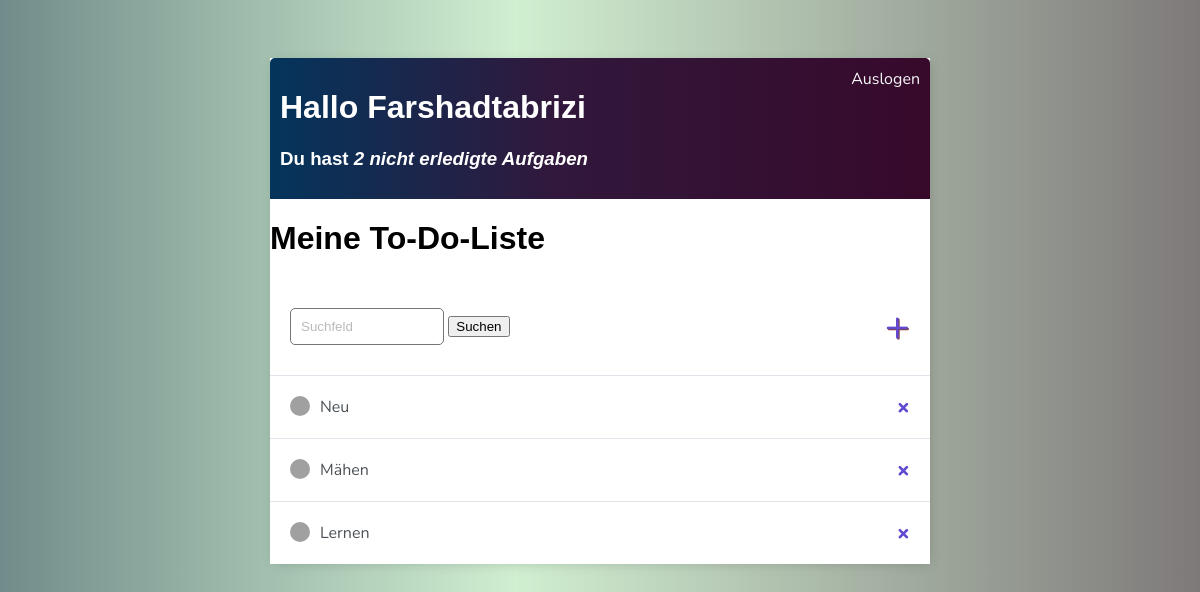
Before: / (signed in) with the older database file.
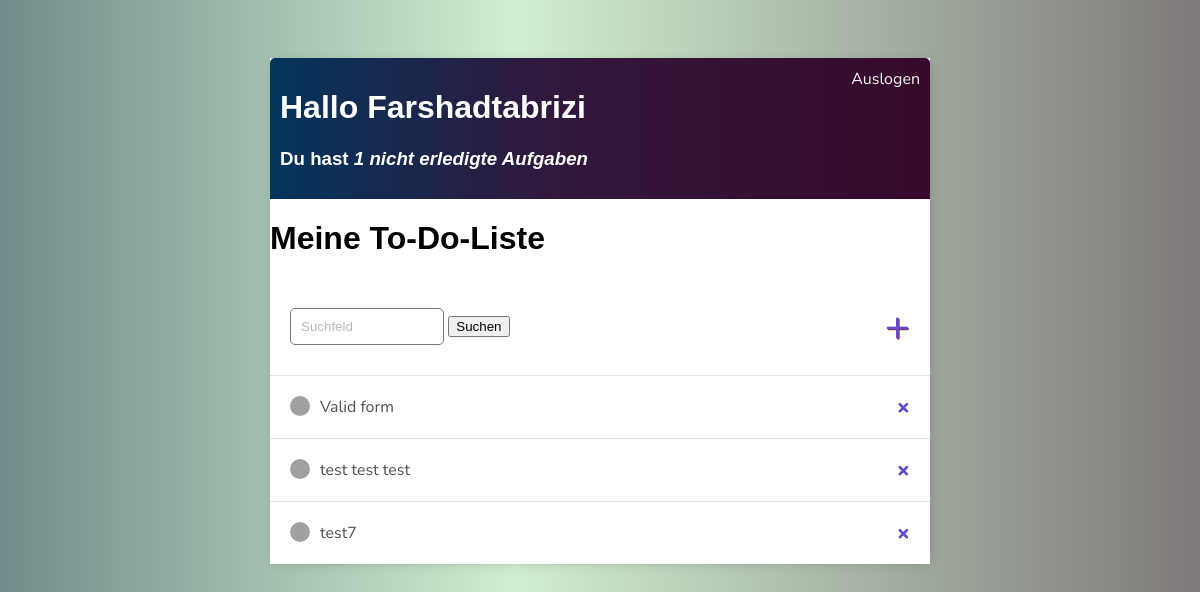
After: the same page with the newer database file.
### todo/models.py (models this page shows)
class Task(models.Model):
    user = models.ForeignKey(User, on_delete=models.CASCADE, null=True, blank=True)
    title = models.CharField(max_length=200, null=True)
    description = models.TextField(null=True, blank=True)
    completed = models.BooleanField(default=False)
    created = models.DateTimeField(auto_now_add=True)
    def __str__(self):
        return self.title
    class Meta:
        ordering = ['created']

### todo/views.py (the view)
# urls.py: path('', TaskListView.as_view(), name='task-list'),
class TaskListView(LoginRequiredMixin, ListView):
    model = Task
    context_object_name = 'task'
    def get_context_data(self, **kwargs):
        context = super().get_context_data(**kwargs)
        context['task'] = context['task'].filter(user=self.request.user)
        context['count'] = context['task'].filter(completed=False).count()
        return context

### todo/templates/todo/task_list.html
{% extends 'main.html' %}
{%  block content %}
<div class="header-bar">
    <div>
        <h1> Hallo {{ request.user| title }}</h1>
        <h3>Du hast <i>{{ count }} nicht erledigte Aufgaben</i></h3>
    </div>
    {% if request.user.is_authenticated %}
    <a href="{% url 'login' %}">Auslogen</a>
</div>
{% else %}
    <a href="{% url 'login' %}">Einlogen</a>
{% endif %}
<h1>Meine To-Do-Liste</h1>
<div id="search-add-wrapper">
    <form action="" methid="get">
    <input type="text" name="search-area" placeholder="Suchfeld">
    <input type="submit" value="Suchen">
</form>
    <a id="add-link" href="{% url 'task-create' %}">&#x2b;</a>
</div>
<div class="task-items-wrapper">
    {% for task in task %}
    <div class="task-wrapper">
        {% if task.complete %}
        <div class="task-title">
            <div class="task-complete-icon"></div>
            <i><s><a href="{% url 'task-update' task.id%}">{{ task }}</a></s></i>
        </div>
        <a class="delete-link" href="{% url 'task-delete' task.id %}">&#215;</a>
        {% else %}
        <div class="task-title">
            <div class="task-incomplete-icon"></div>
            <a href="{% url 'task-update' task.id%}">{{ task }}</a>
        </div>
        <a class="delete-link" href="{% url 'task-delete' task.id %}">&#215;</a>
        {% endif %}
    </div>
    {% empty %}
    <h3>No items in list</h3>
    <a href="{% url 'task-create' %}">Add New Item</a>
    {% endfor %}
</div>
{%  endblock content %}

### todo/templates/main.html (shortened to what this page needs)
<!doctype html>
<html lang="en">
<head>
</head>
<body>
    <div class="container">
        {% block content %}
        {% endblock content %}
    </div>
</body>
</html>

### todo/templates/main.html (style rules this page uses)
body { background: linear-gradient(90deg, rgba(22, 67, 64, 0.61) 0%, rgba(21, 174, 24, 0.2) 43%, rgba(44, 36, 36, 0.61) 100%); font-family: 'Nunito', sans-serif; padding-top: 50px; }
.container { max-width: 660px; margin: auto; background-color: #fff; -webkit-box-shadow: 2px 2px 13px -4px rgba(0, 0, 0, 0.21); box-shadow: 2px 2px 13px -4px rgba(0, 0, 0, 0.21); }
.header-bar { display: flex; justify-content: space-between; color: #fff; padding: 10px; border-radius: 5px 5px 0 0; background: linear-gradient(90deg, #04355c 0%, #31183c 43%, #37092b 100%); }
h1, h2, h3, h4, h5, h6 { font-family: 'Raleway', sans-serif; }
.task-wrapper { display: flex; align-items: center; justify-content: space-between; background-color: #fff; border-top: 1px solid #dfe4ea; overflow: hidden; }
.task-title { display: flex; padding: 20px; }
.task-title a { text-decoration: none; color: #4b5156; margin-left: 10px; }
.task-incomplete-icon { height: 20px; width: 20px; background-color: rgb(160, 160, 160); border-radius: 50%; }
.delete-link { text-decoration: none; font-weight: 900; color: #6249cf; font-size: 22px; line-height: 0; padding: 20px 20px; }
.header-bar a { color: rgb(247, 247, 247); text-decoration: none; }
#search-add-wrapper { display: flex; justify-content: space-between; align-items: center; padding: 20px; }
input[type=text], input[type=password], textarea { border: 1px solid #757575; border-radius: 5px; padding: 10px; width: 50%; }
::placeholder { font-weight: 300; opacity: 0.5; }
#add-link { color: #6249cf; text-decoration: none; font-size: 42px; text-shadow: 1px 1px #81413b; }

Changed rows visible on the page:
removed Task: title "Neu"
removed Task: title "Mähen"
removed Task: title "Lernen"
added Task: title "Valid form"
added Task: title "test test test"
added Task: title "test7"
Other visible differences:
{{ count }}: "2" → "1"
